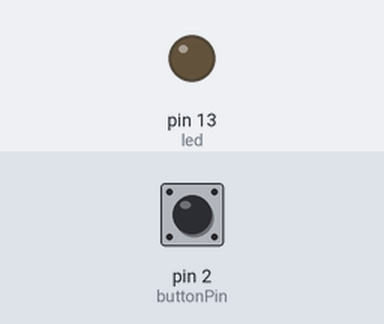
A sketch run on a simulated Arduino Uno, built with avr-gcc and run on an emulated ATmega328P. Shown: output pins drawn as LEDs (lit = HIGH). The test bench sets the inputs (shaded band); at power-on: pin 2 (buttonPin) HIGH.

Above: at 1.2 s.
1.3 s: pin 2 (buttonPin) pulled LOW for 0.15 s
At 1.37 s:
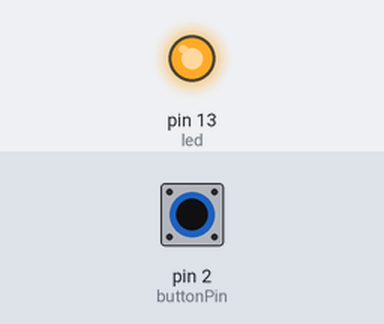
2.9 s: pin 2 (buttonPin) pulled LOW for 3.2 s
At 6.9 s:
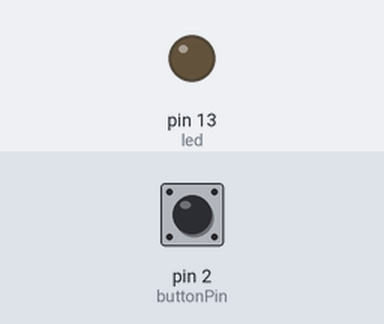
Timing chart, 0 to 8.4 s (numbered marks = the images above; inputs shaded):
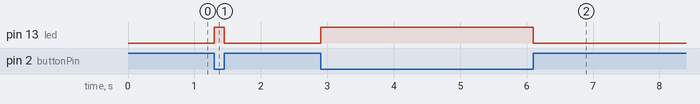

Measured:
- after the input at 1.3 s, pin 13 (led): LOW → HIGH at once, → LOW 0.15 s later
- after the input at 2.9 s, pin 13 (led): LOW → HIGH at once, → LOW 3.2 s later

The sketch:

ingenious_esboo1.ino
```cpp
int buttonPin=2;
int led=13;
int buttonstate=1;

void setup()
{ pinMode(led,OUTPUT);
 pinMode(buttonPin,INPUT);
}
 void loop()
 {
   buttonstate = digitalRead(buttonPin);
   if (buttonstate == LOW)
  {
    digitalWrite(led,HIGH);
  } else {
    digitalWrite(led,LOW);
  }
 }
```
